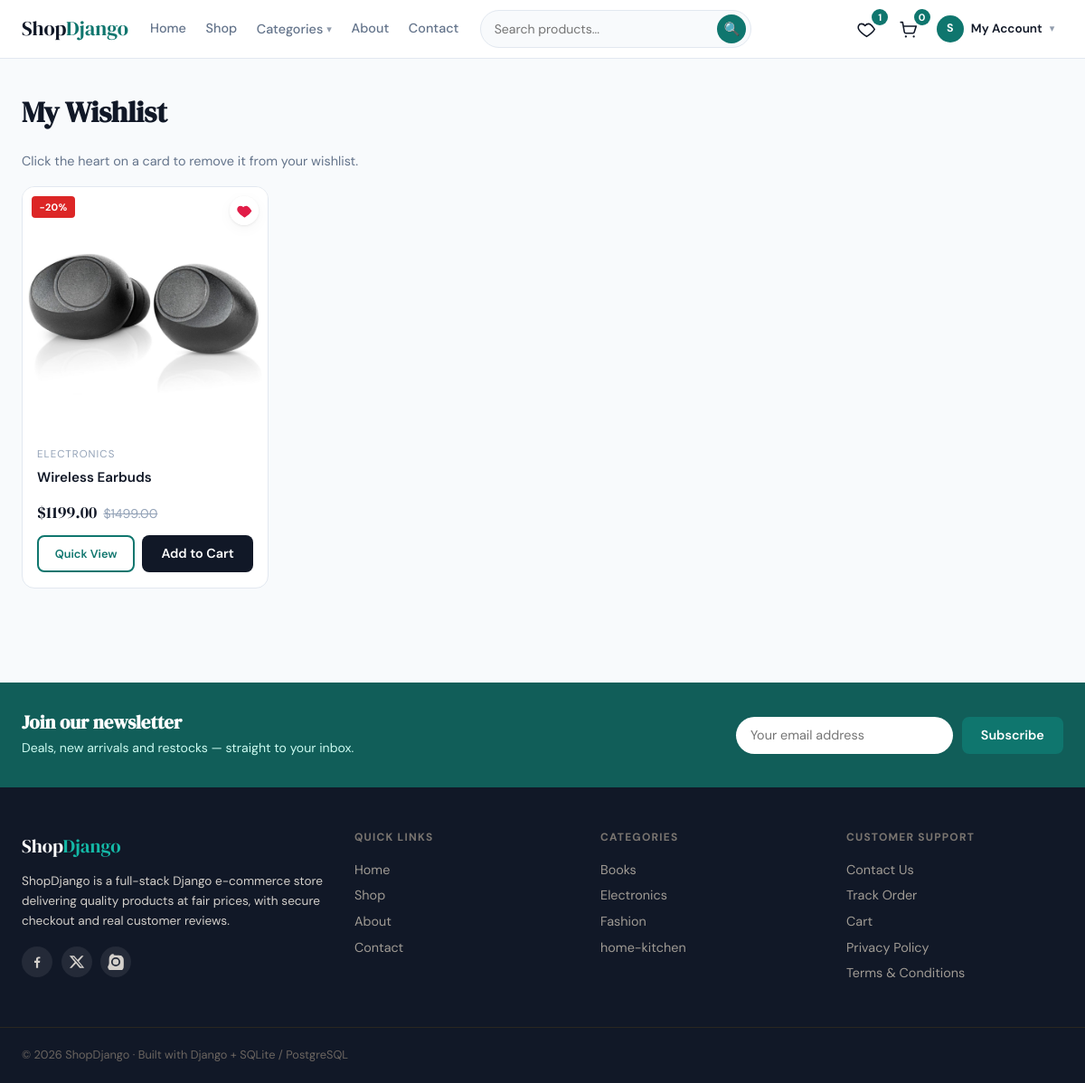
Screenshot of /wishlist/ (signed in) with the database file from the repository.
### store/models.py (models this page shows, shortened)
class Product(models.Model):
    category = models.ForeignKey(Category, on_delete=models.CASCADE, related_name='products')
    name = models.CharField(max_length=200)
    slug = models.SlugField(unique=True)
    description = models.TextField()
    price = models.DecimalField(max_digits=10, decimal_places=2)
    discount_price = models.DecimalField(max_digits=10, decimal_places=2, null=True, blank=True)
    stock = models.PositiveIntegerField(default=0)
    image = models.ImageField(upload_to='products/', blank=True)
    available = models.BooleanField(default=True)
    created = models.DateTimeField(auto_now_add=True)
    updated = models.DateTimeField(auto_now=True)
    featured = models.BooleanField(default=False)
    class Meta:
        ordering = ['-created']
    def get_absolute_url(self):
        return reverse('store:product_detail', args=[self.slug])
    @property
    def is_on_sale(self):
        return self.discount_price is not None and self.discount_price < self.price
    @property
    def final_price(self):
        return self.discount_price if self.is_on_sale else self.price
    @property
    def discount_percent(self):
        if self.is_on_sale:
            return int((1 - self.discount_price / self.price) * 100)
        return 0
    def review_count(self):
        return self.reviews.count()

class Category(models.Model):
    name = models.CharField(max_length=200)
    slug = models.SlugField(unique=True)
    description = models.TextField(blank=True)
    image = models.ImageField(upload_to='categories/', blank=True)
    class Meta:
        verbose_name_plural = 'Categories'
        ordering = ['name']
    def get_absolute_url(self):
        return reverse('store:product_list_by_category', args=[self.slug])

### store/views.py (the view)
# urls.py: path('wishlist/', views.wishlist_view, name='wishlist'),
@login_required
def wishlist_view(request):
    wishlist, _ = Wishlist.objects.get_or_create(user=request.user)
    return render(request, 'store/wishlist.html', {
        'wishlist': wishlist,
        'wishlisted_ids': set(wishlist.products.values_list('id', flat=True)),
    })

### cart/cart.py (called while the page is built)
    def __len__(self):
        return sum(item['quantity'] for item in self.cart.values())

### cart/context_processors.py (called while the page is built)
def cart(request):
    return {'cart': Cart(request)}

### store/context_processors.py (called while the page is built)
def wishlist_count(request):
    if request.user.is_authenticated:
        wishlist = getattr(request.user, 'wishlist', None)
        return {'wishlist_count': wishlist.products.count() if wishlist else 0}
    return {'wishlist_count': 0}

def nav_categories(request):
    return {'nav_categories': Category.objects.all()[:8]}

### templates/store/wishlist.html (shortened to what this page needs)
{% extends 'base.html' %}
{% load static %}
{% block content %}
<section class="section">
  <h1 class="page-title">My Wishlist</h1>
  {% if wishlist.products.exists %}
  <p class="results-info">Click the heart on a card to remove it from your wishlist.</p>
  <div class="product-grid" id="wishlist-grid">
    {% for product in wishlist.products.all %}
      {% include 'store/_product_card.html' with product=product wishlisted_ids=wishlisted_ids %}
    {% endfor %}
  </div>
  {% endif %}
</section>
{% endblock %}

### templates/base.html (shortened to what this page needs)
<!DOCTYPE html>
<html lang="en">
<head>
  {% load static %}
  <link rel="stylesheet" href="{% static 'css/main.css' %}">
</head>
<body>
<nav class="navbar">
  <div class="nav-inner">
    <a href="{% url 'store:product_list' %}" class="nav-logo">Shop<span>Django</span></a>
    <div class="nav-links" id="nav-links">
      <a href="{% url 'store:product_list' %}" class="{% if request.resolver_match.url_name == 'product_list' and not request.GET.q %}active{% endif %}">Home</a>
      <a href="{% url 'store:product_list' %}#products">Shop</a>
      <div class="nav-dropdown">
        <span class="nav-dropdown-label">Categories</span>
      </div>
      <a href="{% url 'store:about' %}" class="{% if request.resolver_match.url_name == 'about' %}active{% endif %}">About</a>
      <a href="{% url 'store:contact' %}" class="{% if request.resolver_match.url_name == 'contact' %}active{% endif %}">Contact</a>
    </div>
    <form method="get" action="{% url 'store:product_list' %}" class="nav-search">
      <input type="text" name="q" value="{{ query }}" placeholder="Search products..." class="nav-search-input" aria-label="Search products">
      <button type="submit" class="nav-search-btn" aria-label="Search">&#x1F50D;</button>
    </form>
    <div class="nav-right">
      <a href="{% if user.is_authenticated %}{% url 'store:wishlist' %}{% else %}{% url 'accounts:login' %}?next={% url 'store:wishlist' %}{% endif %}" class="icon-btn" aria-label="Wishlist">
        <svg viewBox="0 0 24 24" width="21" height="21" fill="none" stroke="currentColor" stroke-width="1.8" stroke-linecap="round" stroke-linejoin="round">
          <path d="M12 21s-7.5-4.6-10-9.1C.5 8.6 2 5 5.6 5c2 0 3.4 1 4.4 2.4C11 6 12.4 5 14.4 5 18 5 19.5 8.6 22 11.9 19.5 16.4 12 21 12 21z"/>
        </svg>
        <span id="wishlist-count" class="icon-count">{{ wishlist_count }}</span>
      </a>
      <a href="{% url 'cart:cart_detail' %}" class="icon-btn" aria-label="Cart">
        <span id="cart-count" class="icon-count">{{ cart|length }}</span>
      </a>
      {% if user.is_authenticated %}
      <div class="nav-dropdown profile-dropdown">
        <span class="nav-dropdown-label">
          <span class="profile-avatar-sm">{{ user.first_name|first|upper|default:user.username|first|upper }}</span>
          <span class="label-text">My Account</span>
        </span>
      </div>
      {% else %}
      <a href="{% url 'accounts:login' %}" class="btn btn-outline btn-sm">Login</a>
      <a href="{% url 'accounts:register' %}" class="btn btn-primary btn-sm">Register</a>
      {% endif %}
    </div>
  </div>
</nav>
<main>{% block content %}{% endblock %}</main>
<footer class="footer">
  <div class="footer-newsletter">
    <div class="footer-newsletter-inner">
      <div>
        <h3>Join our newsletter</h3>
        <p>Deals, new arrivals and restocks — straight to your inbox.</p>
      </div>
      <form id="newsletter-form" class="newsletter-form" action="{% url 'store:newsletter_subscribe' %}" method="post">
        <input type="email" name="email" required placeholder="Your email address" class="newsletter-input">
        <button type="submit" class="btn btn-primary">Subscribe</button>
      </form>
    </div>
  </div>
  <div class="footer-inner">
    <div class="footer-brand">
      <span class="nav-logo">Shop<span>Django</span></span>
      <p>ShopDjango is a full-stack Django e-commerce store delivering quality products at fair prices, with secure checkout and real customer reviews.</p>
      <div class="footer-social">
        <a href="#" aria-label="Facebook" class="social-icon"><svg viewBox="0 0 24 24" width="18" height="18" fill="currentColor"><path d="M13.5 21v-7.6h2.55l.38-2.96h-2.93v-1.9c0-.86.24-1.44 1.47-1.44h1.57V4.8A21 21 0 0 0 14.1 4.7c-2.1 0-3.54 1.28-3.54 3.63v2.1H8v2.97h2.56V21z"/></svg></a>
        <a href="#" aria-label="Twitter / X" class="social-icon"><svg viewBox="0 0 24 24" width="18" height="18" fill="currentColor"><path d="M18.9 3H22l-7.1 8.1L23 21h-6.9l-5.4-6.6L4.4 21H1.3l7.6-8.7L1 3h7.1l4.9 6.1L18.9 3zM17.7 19h1.9L7.4 4.9H5.4L17.7 19z"/></svg></a>
        <a href="#" aria-label="Instagram" class="social-icon"></a>
      </div>
    </div>
    <div class="footer-links">
      <h4>Quick Links</h4>
      <a href="{% url 'store:product_list' %}">Home</a>
      <a href="{% url 'store:product_list' %}#products">Shop</a>
      <a href="{% url 'store:about' %}">About</a>
      <a href="{% url 'store:contact' %}">Contact</a>
    </div>
    <div class="footer-links">
      <h4>Categories</h4>
      {% for cat in nav_categories %}
      <a href="{{ cat.get_absolute_url }}">{{ cat.name }}</a>
      {% empty %}
      <span class="nav-dropdown-empty">No categories yet</span>
      {% endfor %}
    </div>
    <div class="footer-links">
      <h4>Customer Support</h4>
      <a href="{% url 'store:contact' %}">Contact Us</a>
      {% if user.is_authenticated %}
      <a href="{% url 'orders:order_list' %}">Track Order</a>
      {% endif %}
      <a href="{% url 'cart:cart_detail' %}">Cart</a>
      <a href="{% url 'store:privacy_policy' %}">Privacy Policy</a>
      <a href="{% url 'store:terms' %}">Terms &amp; Conditions</a>
    </div>
  </div>
  <div class="footer-bottom">© 2026 ShopDjango · Built with Django + SQLite / PostgreSQL</div>
</footer>
</body>
</html>

### templates/store/_product_card.html (shortened to what this page needs)
{% load static %}
<div class="product-card" data-product-id="{{ product.id }}">
  <div class="product-img-wrap">
    <a href="{{ product.get_absolute_url }}" class="product-img-link">
    </a>
    {% if product.is_on_sale %}<span class="badge-sale">-{{ product.discount_percent }}%</span>{% endif %}
    <button type="button"
            class="wishlist-heart{% if product.id in wishlisted_ids %} active{% endif %}"
            data-toggle-url="{% url 'store:wishlist_toggle' product.id %}"
            aria-label="Toggle wishlist"
            aria-pressed="{% if product.id in wishlisted_ids %}true{% else %}false{% endif %}">
      <svg viewBox="0 0 24 24" width="17" height="17" fill="none" stroke="currentColor" stroke-width="2" stroke-linecap="round" stroke-linejoin="round">
        <path d="M12 21s-7.5-4.6-10-9.1C.5 8.6 2 5 5.6 5c2 0 3.4 1 4.4 2.4C11 6 12.4 5 14.4 5 18 5 19.5 8.6 22 11.9 19.5 16.4 12 21 12 21z"/>
      </svg>
    </button>
  </div>
  <div class="product-info">
    <span class="product-cat">{{ product.category.name }}</span>
    <h3><a href="{{ product.get_absolute_url }}">{{ product.name }}</a></h3>
    <div class="product-price">
      {% if product.is_on_sale %}
        <span class="price-new">${{ product.discount_price }}</span>
        <span class="price-old">${{ product.price }}</span>
      {% else %}
        <span class="price-new">${{ product.price }}</span>
      {% endif %}
    </div>
    <div class="card-actions">
      <button type="button" class="btn btn-outline btn-sm quick-view-btn"
        data-name="{{ product.name }}"
        data-category="{{ product.category.name }}"
        data-price="{{ product.final_price }}"
        data-old-price="{{ product.price }}"
        data-on-sale="{% if product.is_on_sale %}1{% else %}0{% endif %}"
        data-discount="{{ product.discount_percent }}"
        data-image="{% if product.image %}{{ product.image.url }}{% endif %}"
        data-url="{{ product.get_absolute_url }}"
        data-add-url="{% url 'cart:cart_add' product.id %}"
        data-stock="{{ product.stock }}">
        Quick View
      </button>
      {% if product.stock > 0 %}
      <form method="post" action="{% url 'cart:cart_add' product.id %}" class="add-form" data-product="{{ product.name }}">
        <button type="submit" class="btn btn-add">Add to Cart</button>
      </form>
      {% else %}
      <button class="btn btn-add" disabled>Out of Stock</button>
      {% endif %}
    </div>
  </div>
</div>

### rows the page displays
Product: discount_percent "20", category.name "ELECTRONICS", name "Wireless Earbuds", discount_price "1199.00", price "1499.00"
Category: name "Books"
Category: name "Electronics"
Category: name "Fashion"
Category: name "home-kitchen"

### other values shown
{{ wishlist_count }} "1"
{{ cart|length }} "0"
{{ user.first_name|first|upper|default:user.username|first|upper }} "S"
